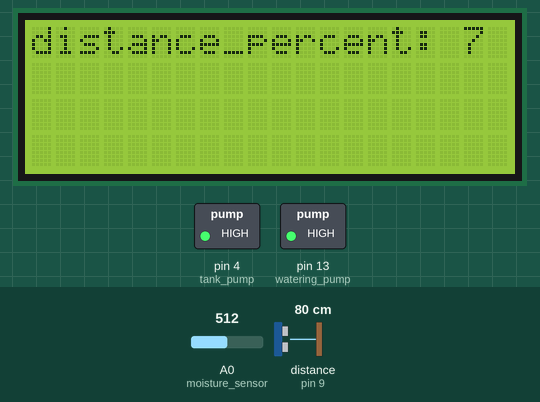
This sketch was run on a simulated Arduino Uno, built with avr-gcc and run on an emulated ATmega328P. Shown: 20×4 character LCD, switched loads named in the sketch (green lamp = pin HIGH). Wiring (inferred from the names in the program): ultrasonic range finder: trigger pin 10; echo pin 9. Inputs (shaded band) come from the test bench; at power-on: A0 (moisture_sensor) = 512, distance to the obstacle (sensor on pin 9) 80 cm. The echo pulse lasts 58.3 µs per cm; pins used as bus, display or sensor lines are not drawn.

Above: at 0.9 s.
1.0 s: A0 (moisture_sensor) set to 873
3.1 s: A0 (moisture_sensor) set to 889
At 4.1 s:
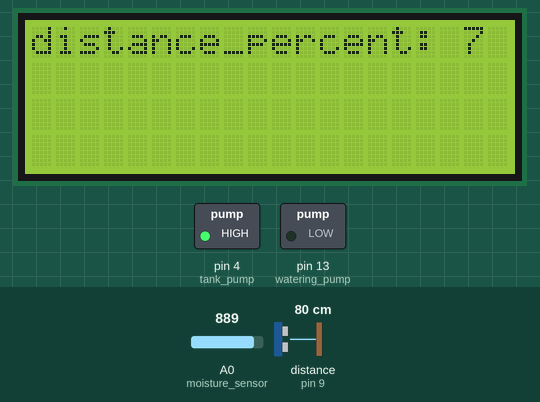
6.1 s: distance to the obstacle (sensor on pin 9) set to 69 cm
At 7.3 s:
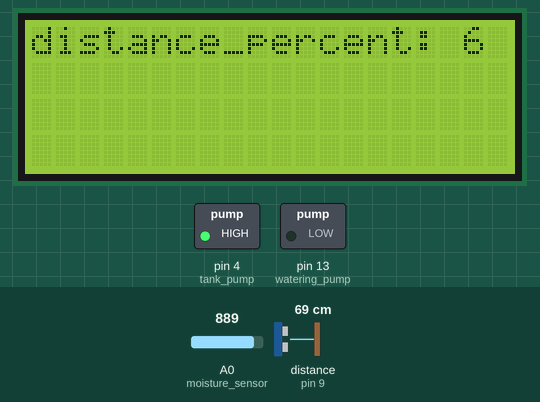
7.7 s: distance to the obstacle (sensor on pin 9) set to 61 cm
10.7 s: distance to the obstacle (sensor on pin 9) set to 299 cm
At 12.9 s:
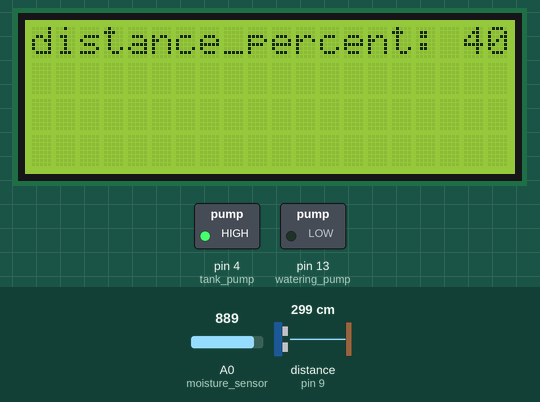
13.7 s: distance to the obstacle (sensor on pin 9) set to 60 cm
At 14.3 s:
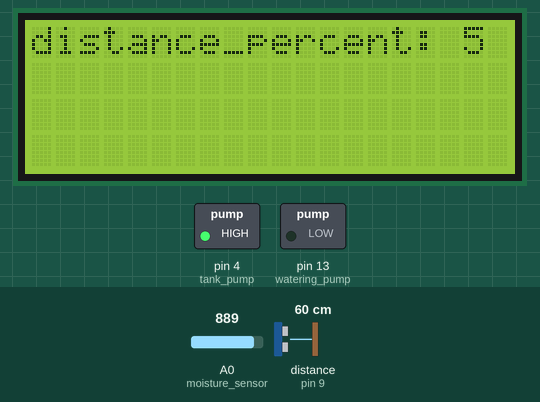
Timing chart, 0 to 16.3 s (numbered marks = the images above; inputs shaded):
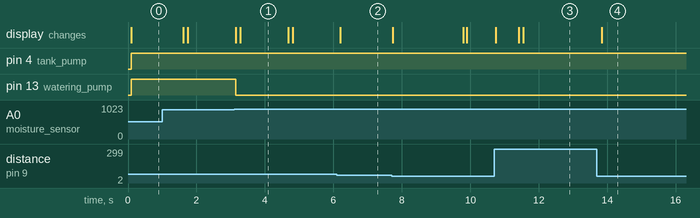

Measured:
- the behaviour switches between 879 and 880 on A0 (moisture_sensor) (found by bisection; images 0 and 1)
- after the input at 3.1 s, pin 13 (watering_pump): HIGH → LOW after 0.05 s
- after the input at 6.1 s, the display: changes after 0.11 s (image 2)
- after the input at 10.7 s, the display: first changes at once (image 3 shows a later state)
- after the input at 13.7 s, the display: changes after 0.14 s (image 4)
- what the display in image 1 shows lasts 1.4 s, from 3.3 s to 4.7 s

The sketch:

smart_irrigation_system_code.ino
```cpp
#include <Arduino_FreeRTOS.h>
#include<LiquidCrystal.h>
#include <SoftwareSerial.h>
#include <Wire.h>


#define echo 9
#define trigger 10
#define tank_pump 4
#define watering_pump 13
#define moisture_sensor A0
long duration = 0;
int distance = 0;
int moisture_value = 0;
int distance_percent = 0;
int moist_percent = 0;
String ip_stat = "";
String wtp_stat = "";

SoftwareSerial SIM900(2, 3);
LiquidCrystal lcd(12, 11, 8, 7, 6, 5);

//////////////////////////////////////////////////////////////////////////////////
void lcd_msg( void *pvParameters );
void check_moist( void *pvParameters );
void check_water( void *pvParameters );
void irrigation_pump( void *pvParameters );
void water_pump( void *pvParameters );

TaskHandle_t TaskHandle_3;
TaskHandle_t TaskHandle_4;
//////////////////////////////////////////////////////////////////////////////////

void setup () {

  lcd.begin(20, 4);
  SIM900.begin(9600);
  Serial.begin(9600);
  pinMode(echo, INPUT);
  pinMode(moisture_sensor, INPUT);
  pinMode(trigger, OUTPUT);
  digitalWrite(trigger, LOW);
  pinMode(watering_pump, OUTPUT);
  pinMode(tank_pump, OUTPUT);
  digitalWrite(watering_pump, LOW);
  digitalWrite(tank_pump, LOW);

  //////////////////////////////////////////////////////////////////////////////////
  xTaskCreate(check_moist, NULL, 150, NULL, 3, NULL);
  xTaskCreate(check_water, NULL, 150, NULL, 3, NULL);
  xTaskCreate(irrigation_pump, NULL, 150, NULL, 4, &TaskHandle_3);
  xTaskCreate(water_pump, NULL, 150, NULL, 4, &TaskHandle_4);
  //xTaskCreate(lcd_msg, NULL, 150, NULL, 7, NULL);

  vTaskStartScheduler();
  //////////////////////////////////////////////////////////////////////////////////
}

void loop() {

}

//////////////////////////////////////////////////////////////////////////////////

void check_moist(void* pvParam) {
  (void) pvParam;
  for (;;) {
    moisture_value = analogRead(moisture_sensor);
    moist_percent = map(moisture_value, 0, 1023, 0, 100);

    SIM900.print("moist_percent: ");
    SIM900.println(moist_percent);
    vTaskDelay(110/portTICK_PERIOD_MS);
  }
}

void check_water(void* pvParam) {
  (void) pvParam;
  for (;;) {
    //WATER LEVEL SENSOR
    digitalWrite(trigger, LOW);
    delayMicroseconds(2);
    digitalWrite(trigger, HIGH);
    delayMicroseconds(10);
    digitalWrite(trigger, LOW);
    duration = pulseIn(echo, HIGH);
    distance = duration * 0.017;
    distance_percent = map( distance, 0, 1023, 0, 100);
    lcd.clear();
    lcd.print("distance_percent: ");
    lcd.print(distance_percent);

    vTaskDelay(110/portTICK_PERIOD_MS);
  }
}

void irrigation_pump(void* pvParam) {
  (void) pvParam;
  for (;;) {
    if (moist_percent > 85) {
      digitalWrite(watering_pump, LOW);
    }
    else {
      digitalWrite(watering_pump, HIGH);
    }

    vTaskDelay(110/portTICK_PERIOD_MS);
  }
}

void water_pump(void* pvParam) {
  (void) pvParam;
  for (;;) {
    if (distance_percent > 65) {
      digitalWrite(tank_pump, LOW);
      vTaskPrioritySet(TaskHandle_3,4);
    }
    else {
      digitalWrite(tank_pump, HIGH);
      vTaskPrioritySet(TaskHandle_3,5);
    }

    vTaskDelay(110/portTICK_PERIOD_MS);
  }
}

void lcd_msg(void* pvParam) {
  (void) pvParam;
  for (;;) {
    int w = digitalRead(watering_pump);
    int t = digitalRead(tank_pump);
    if (w == 0) {
      wtp_stat = " off";
    } else {
      wtp_stat = " on";
    }
    if (t == 0) {
      ip_stat = " off";
    } else {
      ip_stat = " on";
    }

    SIM900.println("WATER TANK PUMP IS");
    SIM900.println(wtp_stat);
    SIM900.println((char)26); // End AT command with a Upper Case Z, which is ASCII code 26
    SIM900.println();

    SIM900.println("IRRIGATION PUMP IS");
    SIM900.println(ip_stat);
    SIM900.println((char)26); // End AT command with a Upper Case Z, which is ASCII code 26
    SIM900.println();

    //LCD();

    delay(100);
  }
}
//////////////////////////////////////////////////////////////////////////////////


void LCD()
{
  lcd.clear();
  lcd.setCursor(0, 0);
  lcd.print("WATER TANK LEVEL=");
  lcd.print(distance_percent);
  lcd.print("%");
  lcd.setCursor(0, 1);
  lcd.print("SOIL MOISTURE= ");
  lcd.print(moist_percent);
  lcd.print("%");
  lcd.setCursor(0, 2);
  lcd.print("IRRIGATION PUMP");
  lcd.print(ip_stat);
  lcd.setCursor(0, 3);
  lcd.print("WATER TANK PUMP");
  lcd.print(wtp_stat);
}
```
